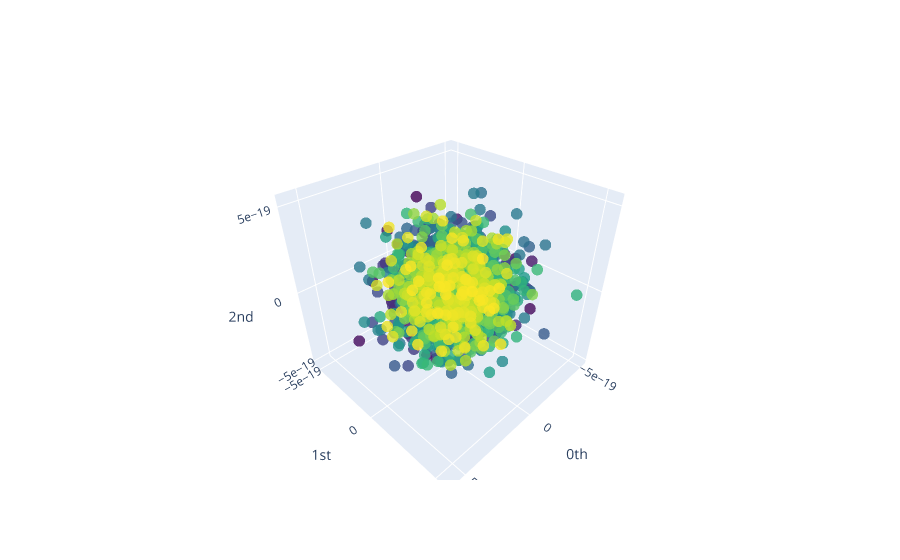

Write notebook code for a chart like this one.
### Code cell
embedding_dimension = 30
embedding_time_delay = 30
stride = 5

embedder = SingleTakensEmbedding(
    parameters_type="search", n_jobs=6, time_delay=embedding_time_delay, dimension=embedding_dimension, stride=stride
)

y_noise_embedded = embedder.fit_transform(noisy_signals[background_idx])

pca = PCA(n_components=3)
y_noise_embedded_pca = pca.fit_transform(y_noise_embedded)

plot_point_cloud(y_noise_embedded_pca)

### Figure 1 — Plotly figure (JSON) as saved in the notebook; plotly's stock layout.template omitted (floating-point values rounded to 4 significant figures; data arrays with more than 128 entries replaced by an {"elided": "..."} marker saying what was removed)
{"data": [{"marker": {"color": {"elided": "1731 int values"}, "colorscale": [[0, "#440154"], [0.1111, "#482878"], [0.2222, "#3e4989"], [0.3333, "#31688e"], [0.4444, "#26828e"], [0.5556, "#1f9e89"], [0.6667, "#35b779"], [0.7778, "#6ece58"], [0.8889, "#b5de2b"], [1, "#fde725"]], "opacity": 0.8, "size": 4}, "mode": "markers", "type": "scatter3d", "x": {"elided": "1731 float values"}, "y": {"elided": "1731 float values"}, "z": {"elided": "1731 float values"}}], "layout": {"scene": {"xaxis": {"exponentformat": "e", "showexponent": "all", "title": {"text": "0th"}, "type": "linear"}, "yaxis": {"exponentformat": "e", "showexponent": "all", "title": {"text": "1st"}, "type": "linear"}, "zaxis": {"exponentformat": "e", "showexponent": "all", "title": {"text": "2nd"}, "type": "linear"}}}}
